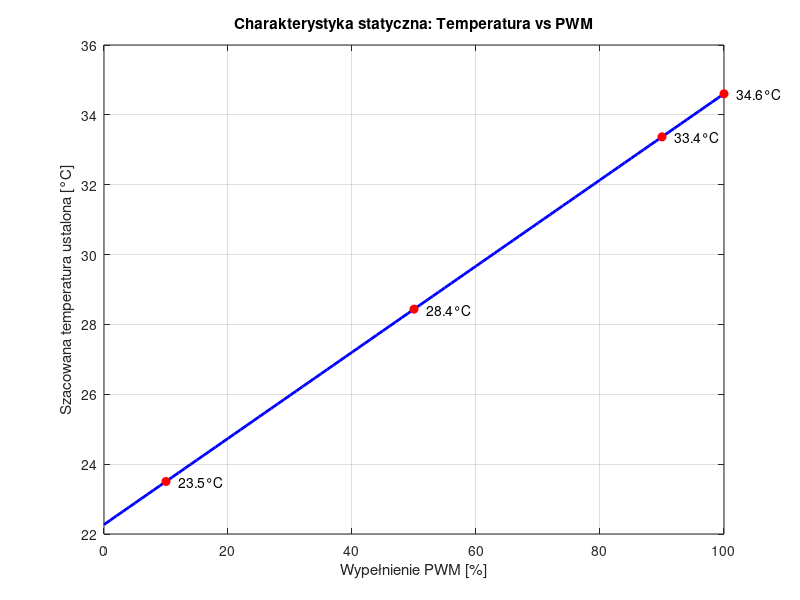

Reproduce this figure in MATLAB.
% ------------------------------------------------------------------------------
%  Opis: Szacowanie temperatury końcowej w zależności od wypełnienia PWM
%        na podstawie zidentyfikowanego modelu inercyjnego.
% ------------------------------------------------------------------------------
clear; clc; close all;

% --- 1. Parametry modelu (z identyfikacji) ------------------------------------
% Wpisz tutaj wartości, które wyznaczyliśmy wcześniej:
Temp_otoczenia = 22.27;   % Temperatura początkowa [°C]
K_obiektu      = 11.10;   % Przyrost temp. przy skoku o 90%
Delta_PWM_test = 90;      % Wielkość skoku PWM w teście [%]

% Obliczenie wzmocnienia statycznego [°C / %PWM]
% Mówi nam: o ile stopni wzrośnie temp. przy wzroście PWM o 1%
K_stat = K_obiektu / Delta_PWM_test; 

fprintf('Wzmocnienie statyczne układu: %.4f °C/%%\n', K_stat);
fprintf('Temperatura otoczenia (bazowa): %.2f °C\n\n', Temp_otoczenia);

% --- 2. Obliczenia dla całego zakresu (0-100%) --------------------------------
PWM_range = 0:1:100; % Wektor wypełnienia od 0 do 100 co 1%

% Wzór liniowy: T_koncowa = T_otoczenia + (K_stat * PWM)
Temp_steady_state = Temp_otoczenia + (K_stat * PWM_range);

% --- 3. Wykres charakterystyki statycznej -------------------------------------
figure;
plot(PWM_range, Temp_steady_state, 'b-', 'LineWidth', 2);
grid on;
title('Charakterystyka statyczna: Temperatura vs PWM');
xlabel('Wypełnienie PWM [%]');
ylabel('Szacowana temperatura ustalona [°C]');
xlim([0 100]);

% Dodanie punktów charakterystycznych na wykresie
hold on;
target_pwms = [10, 50, 90, 100]; % Punkty do zaznaczenia
for pwm_val = target_pwms
    temp_val = Temp_otoczenia + (K_stat * pwm_val);
    plot(pwm_val, temp_val, 'ro', 'MarkerFaceColor', 'r');
    text(pwm_val+2, temp_val, sprintf('%.1f°C', temp_val), 'FontSize', 10);
end

% --- 4. Kalkulator dla użytkownika --------------------------------------------
% Możesz wpisać własną wartość w Command Window po uruchomieniu
disp('--- Przykładowe szacunki ---');
fprintf('Dla PWM = 10%%  -> Temperatura ok. %.2f °C\n', Temp_otoczenia + K_stat*10);
fprintf('Dla PWM = 50%%  -> Temperatura ok. %.2f °C\n', Temp_otoczenia + K_stat*50);
fprintf('Dla PWM = 100%% -> Temperatura ok. %.2f °C\n', Temp_otoczenia + K_stat*100);

disp(' ');
user_pwm = input('Podaj własną wartość PWM (0-100), aby obliczyć temperaturę: ');

if ~isempty(user_pwm)
    user_temp = Temp_otoczenia + (K_stat * user_pwm);
    fprintf('-> Przy PWM %.1f%% układ nagrzeje się do ok. %.2f °C\n', user_pwm, user_temp);
end
